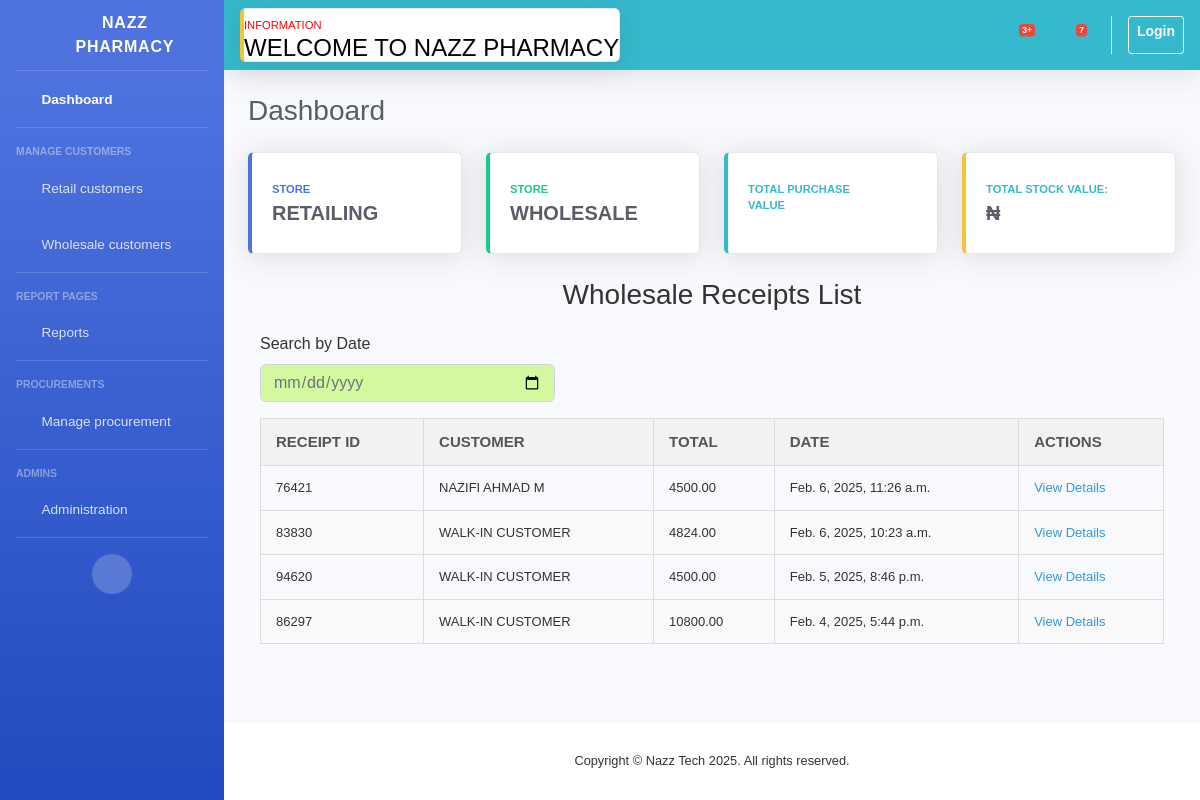
Page /wholesale_receipt_list/ on the earlier database version.
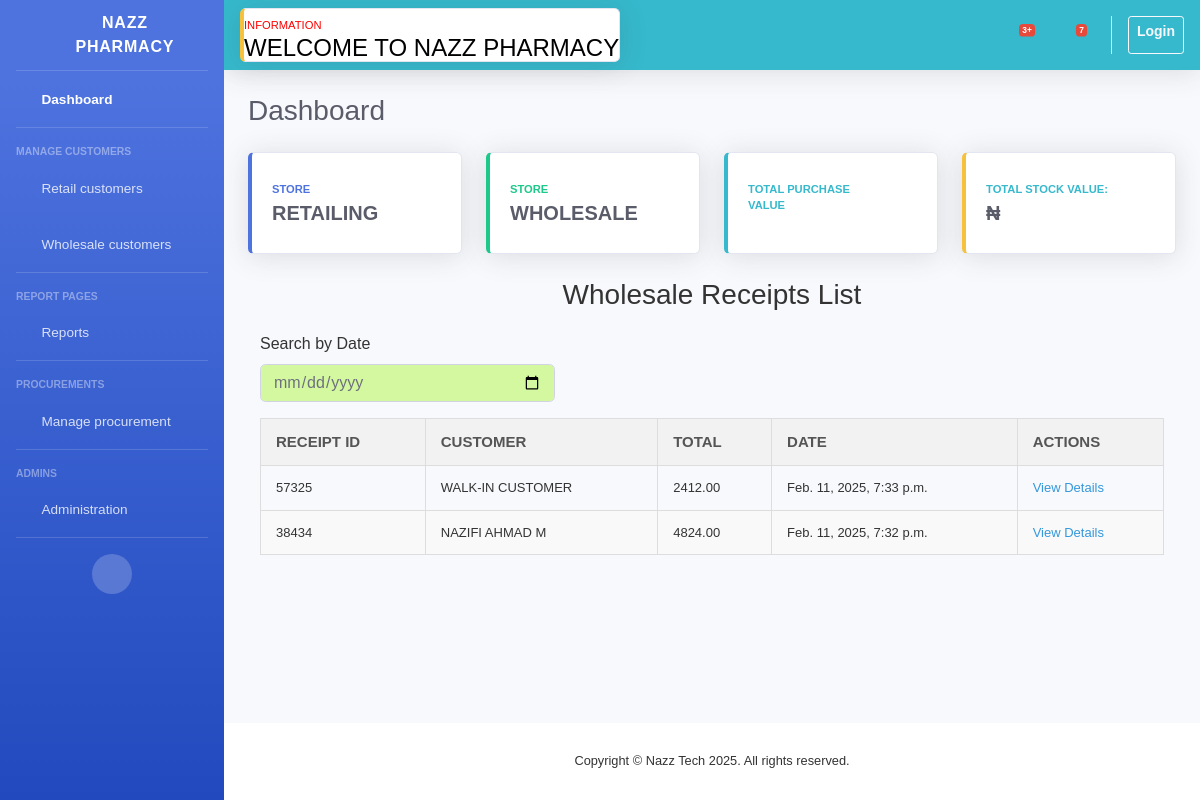
Same page on the later database version.
### store/models.py (models this page shows, shortened)
class WholesaleReceipt(models.Model):
    wholesale_customer = models.ForeignKey(WholesaleCustomer, on_delete=models.CASCADE, null=True, blank=True)
    sales = models.ForeignKey(Sales, on_delete=models.CASCADE, related_name='wholesale_receipts', null=True, blank=True)
    buyer_name = models.CharField(max_length=255, blank=True, null=True)
    buyer_address = models.CharField(max_length=255, blank=True, null=True)
    total_amount = models.DecimalField(max_digits=10, decimal_places=2, default=Decimal('0.0'))
    date = models.DateTimeField(default=datetime.now)
    receipt_id = ShortUUIDField(unique=True, length=5, max_length=50, alphabet='1234567890')
    payment_method = models.CharField(max_length=20, choices=[
        ('Cash', 'Cash'),
        ('Wallet', 'Wallet'),
        ('Transfer', 'Transfer'),
    ], default='Cash')
    status = models.CharField(max_length=20, choices=[
        ('Paid', 'Paid'),
        ('Unpaid', 'Unpaid'),
    ], default='Unpaid')

### wholesale/views.py (the view)
# urls.py: path('wholesale_receipt_list/', views.wholesale_receipt_list, name='wholesale_receipt_list'),
def wholesale_receipt_list(request):
    receipts = WholesaleReceipt.objects.all().order_by('-date')  # Only wholesale receipts
    return render(request, 'partials/wholesale_receipt_list.html', {'receipts': receipts})

### templates/partials/wholesale_receipt_list.html (shortened to what this page needs)
{% extends "partials/base.html" %}
{% block content %}
<div class="col-12 table-responsive">
    <h2>Wholesale Receipts List</h2>
    <form method="get" action="" class="mb-3">
        <div class="form-row">
            <div class="col-md-4">
                <label for="date">Search by Date</label>
                <input type="date" name="date" id="date" class="form-control"
                    style="background-color: rgb(212, 248, 159);" hx-get="" hx-target="#sales-data"
                    hx-trigger="change delay:300ms" value="{{ request.GET.date }}">
            </div>
        </div>
    </form>
    <div id="sales-data">
        <table>
            <thead>
                <tr>
                    <th>Receipt ID</th>
                    <th>Customer</th>
                    <th>Total</th>
                    <th>Date</th>
                    <th>Actions</th>
                </tr>
            </thead>
            <tbody>
                {% for receipt in receipts %}
                <tr>
                    <td>{{ receipt.receipt_id }}</td>
                    <td>
                        {% if receipt.customer %}
                        {{ receipt.customer.name|upper }}
                        {% elif receipt.buyer_name %}
                        {{ receipt.buyer_name }}
                        {% else %}
                        WALK-IN CUSTOMER
                        {% endif %}
                    </td>
                    <td>{{ receipt.total_amount }}</td>
                    <td>{{ receipt.date }}</td>
                    <td>
                        <a href="{% url 'wholesale:wholesale_receipt_detail' receipt.receipt_id %}">View Details</a>
                    </td>
                </tr>
                {% empty %}
                <tr>
                    <td colspan="5" style="text-align: center;">No receipts found for the selected date.</td>
                </tr>
                {% endfor %}
            </tbody>
        </table>
    </div>
</div>
{% endblock %}

Differences in the rows shown:
removed WholesaleReceipt: receipt_id "76421", buyer_name "NAZIFI AHMAD M", total_amount "4500.00", date "Feb. 6, 2025, 11:26 a.m."
removed WholesaleReceipt: receipt_id "83830", buyer_name "WALK-IN CUSTOMER", total_amount "4824.00", date "Feb. 6, 2025, 10:23 a.m."
removed WholesaleReceipt: receipt_id "94620", buyer_name "WALK-IN CUSTOMER", total_amount "4500.00", date "Feb. 5, 2025, 8:46 p.m."
removed WholesaleReceipt: receipt_id "86297", buyer_name "WALK-IN CUSTOMER", total_amount "10800.00", date "Feb. 4, 2025, 5:44 p.m."
added WholesaleReceipt: receipt_id "57325", buyer_name "WALK-IN CUSTOMER", total_amount "2412.00", date "Feb. 11, 2025, 7:33 p.m."
added WholesaleReceipt: receipt_id "38434", buyer_name "NAZIFI AHMAD M", total_amount "4824.00", date "Feb. 11, 2025, 7:32 p.m."
